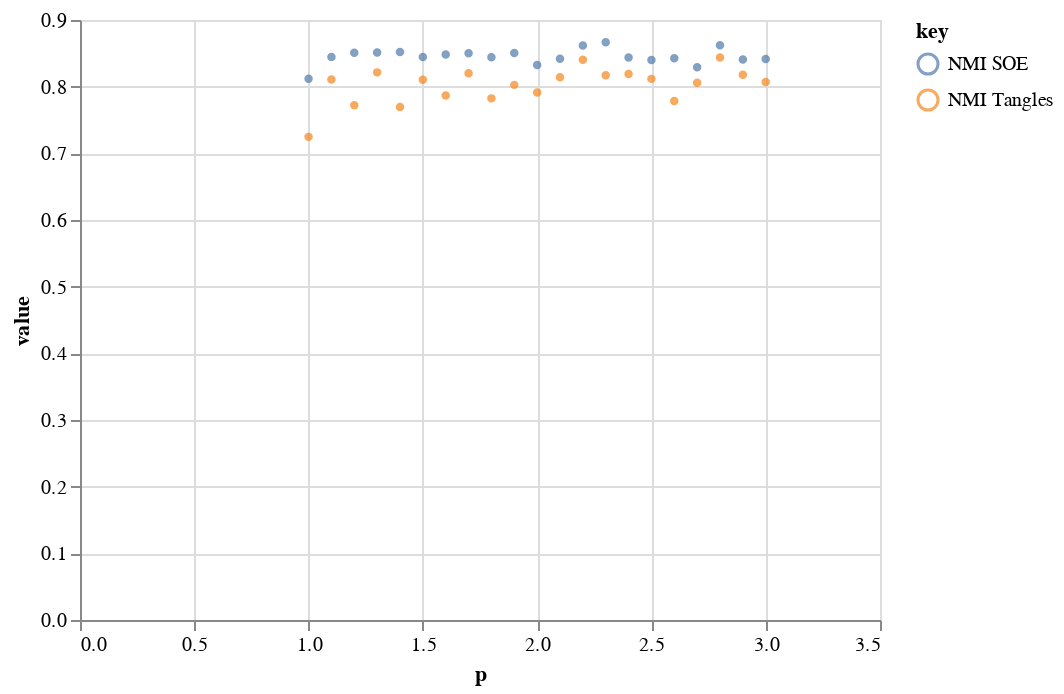

The notebook cell saved with this chart:
### Code cell
df_avg = df_other_metric.groupby("p").mean().reset_index()
alt.Chart(df_avg).transform_fold(["NMI SOE", "NMI Tangles"]).mark_point(size=5).encode(x="p", y="value:Q", color="key:N").interactive()

### Figure 1 — Vega-Lite specification as saved in the notebook (floating-point values rounded to 4 significant figures)
{"config": {"view": {"continuousWidth": 400, "continuousHeight": 300}}, "data": {"name": "data-856ed581fd8202da45b6a04cc873835d"}, "mark": {"type": "point", "size": 5}, "encoding": {"color": {"type": "nominal", "field": "key"}, "x": {"type": "quantitative", "field": "p"}, "y": {"type": "quantitative", "field": "value"}}, "selection": {"selector010": {"type": "interval", "bind": "scales", "encodings": ["x", "y"]}}, "transform": [{"fold": ["NMI SOE", "NMI Tangles"]}], "$schema": "https://vega.github.io/schema/vega-lite/v4.8.1.json", "datasets": {"data-856ed581fd8202da45b6a04cc873835d": [{"p": 1.0, "NMI Tangles": 0.7247, "NMI SOE": 0.812, "run": 4.5}, {"p": 1.1, "NMI Tangles": 0.8107, "NMI SOE": 0.8447, "run": 4.5}, {"p": 1.2, "NMI Tangles": 0.7723, "NMI SOE": 0.8508, "run": 4.5}, {"p": 1.3, "NMI Tangles": 0.8215, "NMI SOE": 0.8511, "run": 4.5}, {"p": 1.4, "NMI Tangles": 0.7694, "NMI SOE": 0.8521, "run": 4.5}, {"p": 1.5, "NMI Tangles": 0.8104, "NMI SOE": 0.8446, "run": 4.5}, {"p": 1.6, "NMI Tangles": 0.7868, "NMI SOE": 0.8483, "run": 4.5}, {"p": 1.7, "NMI Tangles": 0.8203, "NMI SOE": 0.8503, "run": 4.5}, {"p": 1.8, "NMI Tangles": 0.7824, "NMI SOE": 0.8442, "run": 4.5}, {"p": 1.9, "NMI Tangles": 0.8027, "NMI SOE": 0.8504, "run": 4.5}, {"p": 2.0, "NMI Tangles": 0.7912, "NMI SOE": 0.8325, "run": 4.5}, {"p": 2.1, "NMI Tangles": 0.8141, "NMI SOE": 0.8418, "run": 4.5}, {"p": 2.2, "NMI Tangles": 0.8402, "NMI SOE": 0.8617, "run": 4.5}, {"p": 2.3, "NMI Tangles": 0.8173, "NMI SOE": 0.8668, "run": 4.5}, {"p": 2.4, "NMI Tangles": 0.8191, "NMI SOE": 0.8436, "run": 4.5}, {"p": 2.5, "NMI Tangles": 0.8117, "NMI SOE": 0.8399, "run": 4.5}, {"p": 2.6, "NMI Tangles": 0.7784, "NMI SOE": 0.8426, "run": 4.5}, {"p": 2.7, "NMI Tangles": 0.8058, "NMI SOE": 0.829, "run": 4.5}, {"p": 2.8, "NMI Tangles": 0.8437, "NMI SOE": 0.8621, "run": 4.5}, {"p": 2.9, "NMI Tangles": 0.8177, "NMI SOE": 0.8409, "run": 4.5}, {"p": 3.0, "NMI Tangles": 0.8069, "NMI SOE": 0.8416, "run": 4.5}]}}
